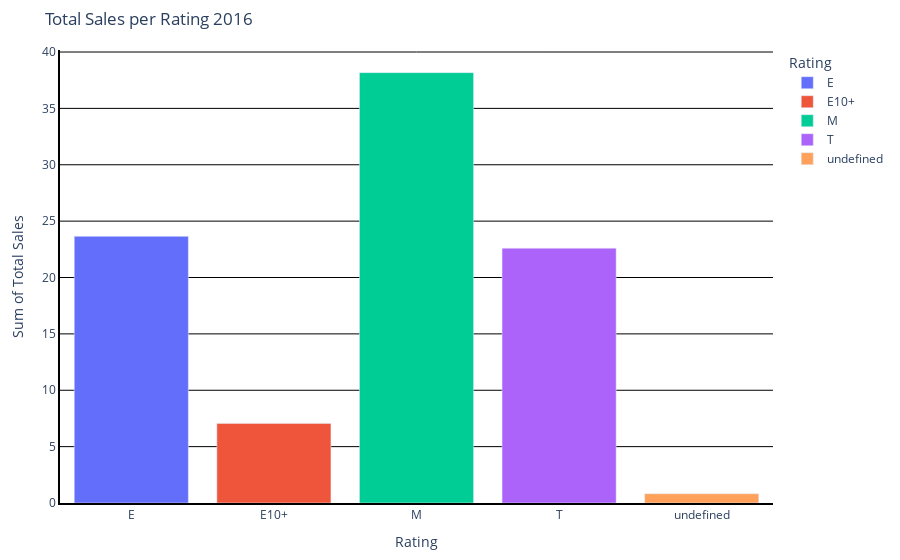

Write notebook code for a chart like this one.
### Markdown cell above
Code Meaning:
1) Use px.bar() in roder to create a bar chart with the data from the r_2016 dataframe titled: "Total Sales per Rating 2016".
2) Use the rating column of the r_2016 dataframe as the x axis and the total_sales_sum column as the y axis.
3) Relabel x and y axes appropriately.
4) Set the color parameter to 'rating' in order to color code the values on the x axis.
5) Use the update_layout() method and the plot_bgcolor, yaxis, showgrid, gridcolor and margin parameters in order to create a chart with a white background, and black, visible gridlines along the y axis with appropriate margin sizes.
6) Use the update_xaxes method along with the showline, linewidth and linecolor parameters in order to create a black line border around the x axis.
7) Use the update_yaxes method along with the showline, linewidth and linecolor parameters in order to create a black line border around the y axis.
8) Use the show() method in order to display the chart.

### Code cell
r_bar_2016 = px.bar(r_2016, x='rating', y='total_sales_sum',labels={"rating": "Rating", "total_sales_sum":"Sum of Total Sales"}, title="Total Sales per Rating 2016", color='rating')

r_bar_2016.update_layout(plot_bgcolor='white', yaxis=dict(showgrid=True, gridcolor='black'), margin=dict(l=60, r=60, t=50, b=50))

r_bar_2016.update_xaxes(showline=True, linewidth=2, linecolor='black')
r_bar_2016.update_yaxes(showline=True, linewidth=2, linecolor='black')

r_bar_2016.show()

### Figure 1 — Plotly figure (JSON) as saved in the notebook; plotly's stock layout.template omitted (floating-point values rounded to 4 significant figures)
{"data": [{"alignmentgroup": "True", "hovertemplate": "Rating=%{x}<br>Sum of Total Sales=%{y}<extra></extra>", "legendgroup": "E", "marker": {"color": "#636efa", "pattern": {"shape": ""}}, "name": "E", "offsetgroup": "E", "orientation": "v", "showlegend": true, "textposition": "auto", "type": "bar", "x": ["E"], "xaxis": "x", "y": [23.65], "yaxis": "y"}, {"alignmentgroup": "True", "hovertemplate": "Rating=%{x}<br>Sum of Total Sales=%{y}<extra></extra>", "legendgroup": "E10+", "marker": {"color": "#EF553B", "pattern": {"shape": ""}}, "name": "E10+", "offsetgroup": "E10+", "orientation": "v", "showlegend": true, "textposition": "auto", "type": "bar", "x": ["E10+"], "xaxis": "x", "y": [7.06], "yaxis": "y"}, {"alignmentgroup": "True", "hovertemplate": "Rating=%{x}<br>Sum of Total Sales=%{y}<extra></extra>", "legendgroup": "M", "marker": {"color": "#00cc96", "pattern": {"shape": ""}}, "name": "M", "offsetgroup": "M", "orientation": "v", "showlegend": true, "textposition": "auto", "type": "bar", "x": ["M"], "xaxis": "x", "y": [38.17], "yaxis": "y"}, {"alignmentgroup": "True", "hovertemplate": "Rating=%{x}<br>Sum of Total Sales=%{y}<extra></extra>", "legendgroup": "T", "marker": {"color": "#ab63fa", "pattern": {"shape": ""}}, "name": "T", "offsetgroup": "T", "orientation": "v", "showlegend": true, "textposition": "auto", "type": "bar", "x": ["T"], "xaxis": "x", "y": [22.6], "yaxis": "y"}, {"alignmentgroup": "True", "hovertemplate": "Rating=%{x}<br>Sum of Total Sales=%{y}<extra></extra>", "legendgroup": "undefined", "marker": {"color": "#FFA15A", "pattern": {"shape": ""}}, "name": "undefined", "offsetgroup": "undefined", "orientation": "v", "showlegend": true, "textposition": "auto", "type": "bar", "x": ["undefined"], "xaxis": "x", "y": [0.82], "yaxis": "y"}], "layout": {"barmode": "relative", "legend": {"title": {"text": "Rating"}, "tracegroupgap": 0}, "margin": {"b": 50, "l": 60, "r": 60, "t": 50}, "plot_bgcolor": "white", "title": {"text": "Total Sales per Rating 2016"}, "xaxis": {"anchor": "y", "categoryarray": ["E", "E10+", "M", "T", "undefined"], "categoryorder": "array", "domain": [0, 1], "linecolor": "black", "linewidth": 2, "showline": true, "title": {"text": "Rating"}}, "yaxis": {"anchor": "x", "domain": [0, 1], "gridcolor": "black", "linecolor": "black", "linewidth": 2, "showgrid": true, "showline": true, "title": {"text": "Sum of Total Sales"}}}}
